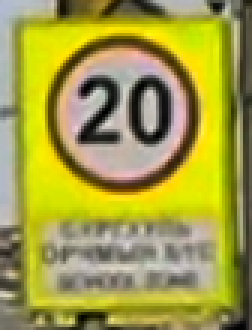
#> input picture templates/20-1.png, 84 x 110 px (shown 3 times larger)
$ python camera.py
#> lines starting #> are read from the running program, lines starting #| are printed output that depends on the picture
import cv2
import numpy as np
import os
import time
from PIL import Image, ImageDraw, ImageFont

VIDEO_PATH = "videos/garts1.MOV"
TEMPLATE_DIR = "templates"
FONT_PATH = "DejaVuSans.ttf"

SAVE_DIR = "detected_frames"

RATIO_THRESH = 0.68
MIN_MATCH_COUNT = 12
RANSAC_THRESH = 2.5
MIN_INLIER_RATIO = 0.40
MIN_INLIERS = 8

USE_TRACKER = True
TRACKER_TYPE = "CSRT"

REAL_SIGN_WIDTH_M = 0.60
FOCAL_LENGTH_PX = 620.0

SAVE_DETECTED_FRAMES = True
SAVE_EVERY_DETECTION = False
SHOW_MATCH_WINDOW = False

DISPLAY_MAX_W = 1280
DISPLAY_MAX_H = 720

NMS_IOU_THRESH = 0.35
MAX_TRACK_FAIL = 8
DETECT_EVERY_N_FRAMES = 15


os.makedirs(SAVE_DIR, exist_ok=True)

SIGN_CATEGORIES = {
    "50.png": "Хурдны хязгаарлалтын",
    "zogs.png": "Зогс",
    "garts.png": "Явган хүний гарц",
}


def get_sign_category(template_name):
    return SIGN_CATEGORIES.get(template_name, "Замын тэмдэг")


# [47 lines left out: function sign_color_valid, not called in this run]


def fit_to_screen(frame, max_w=1280, max_h=720):
    h, w = frame.shape[:2]
    scale = min(max_w / w, max_h / h)

    if scale < 1:
        new_w = int(w * scale)
        new_h = int(h * scale)
        frame = cv2.resize(frame, (new_w, new_h))
    return frame


# [24 lines left out: functions create_tracker, estimate_distance, not called in this run]


def load_mongolian_font(size=28):
    if not os.path.isfile(FONT_PATH):
        raise FileNotFoundError(f"Font file not found: {FONT_PATH}")
    return ImageFont.truetype(FONT_PATH, size)


# [85 lines left out: functions draw_text_pil, draw_top_center_alert, not called in this run]


def load_templates(template_dir):
#> called with template_dir = 'templates'
    if not os.path.isdir(template_dir):
        raise FileNotFoundError(f"Template folder not found: {template_dir}")

    sift = cv2.SIFT_create()
    templates = []

    allowed_ext = (".png", ".jpg", ".jpeg", ".bmp", ".webp")

    for fname in sorted(os.listdir(template_dir)):
        if not fname.lower().endswith(allowed_ext):
            continue

        path = os.path.join(template_dir, fname)
        img = cv2.imread(path)
#> img is the input picture: shape (110, 84, 3); mean B, G, R 69.7, 156.7, 162.3

        if img is None:
            print(f"[SKIP] read failed: {fname}")
            continue

        gray = cv2.cvtColor(img, cv2.COLOR_BGR2GRAY)
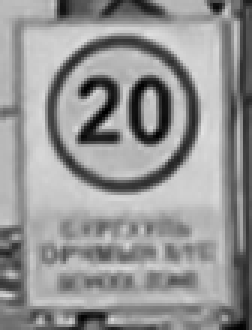
#> gray: shape (110, 84) (shown 3 times larger); min 0, max 226, mean 148.5
        kp, des = sift.detectAndCompute(gray, None)
#> kp = 140 keypoints; strongest (x, y, size): (28, 29, 3.2), (50, 32, 3.3), (50, 41, 3.3), (33, 32, 3.4)

        if des is None or kp is None or len(kp) < 2:
            print(f"[SKIP] feature хангалтгүй: {fname}")
            continue

        templates.append(
            {
                "name": fname,
                "path": path,
                "img": img,
                "gray": gray,
                "kp": kp,
                "des": des,
            }
        )

        print(f"[LOAD] {fname} | keypoints={len(kp)}")
#| [LOAD] 20-1.png | keypoints=140
#> pass 2 of the loop in load_templates, `for fname in sorted(os.listdir(template_dir)):`:
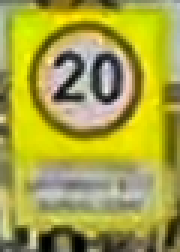
#> input picture templates/20-6.png, 60 x 84 px (shown 3 times larger)
#> in load_templates, img is the input picture: shape (84, 60, 3); mean B, G, R 67.5, 164.2, 167.6
#> in load_templates, `gray = cv2.cvtColor(img, cv2.COLOR_BGR2GRAY)`:
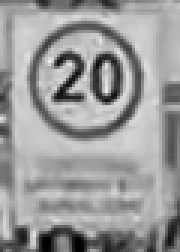
#> gray: shape (84, 60) (shown 3 times larger); min 1, max 238, mean 154.2
#> kp = 98 keypoints; strongest (x, y, size): (19, 20, 2.2), (35, 30, 2), (20, 32, 3.2), (35, 22, 1.9)
#| [LOAD] 20-6.png | keypoints=98
#> pass 3 of the loop in load_templates, `for fname in sorted(os.listdir(template_dir)):`:
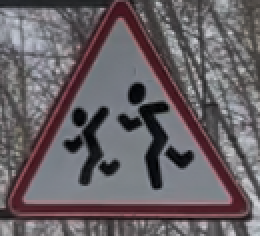
#> input picture templates/child1.png, 130 x 118 px (shown 2 times larger)
#> in load_templates, img is the input picture: shape (118, 130, 3); mean B, G, R 100.7, 96.4, 103.4
#> in load_templates, `gray = cv2.cvtColor(img, cv2.COLOR_BGR2GRAY)`:
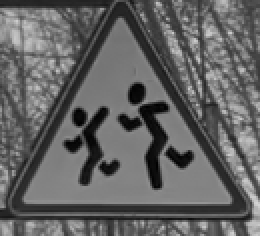
#> gray: shape (118, 130) (shown 2 times larger); min 0, max 212, mean 99
#> kp = 269 keypoints; strongest (x, y, size): (68, 46, 5.8), (91, 80, 5.7), (78, 91, 4.5), (102, 112, 2.8)
#| [LOAD] child1.png | keypoints=269
#> the loop made 4 passes; the first 3 are shown
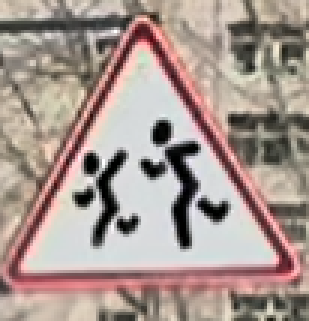
#> input picture templates/child3.png, 103 x 107 px, given in place of the camera (shown 3 times larger)
#> in main, frame is the input picture: shape (107, 103, 3); mean B, G, R 144.2, 151.2, 167.7

    if len(templates) == 0:
        raise RuntimeError(
            "Template folder дотор ашиглах боломжтой template олдсонгүй."
        )

    return sift, templates


def detect_with_one_template(frame, kp_f, des_f, template, matcher):
    kp_t = template["kp"]
    des_t = template["des"]
    template_gray = template["gray"]

    debug = {
        "template_name": template["name"],
        "kp_frame": 0 if kp_f is None else len(kp_f),
        "good_matches": 0,
        "inliers": 0,
        "inlier_ratio": 0.0,
        "match_vis": None,
    }

    if des_f is None or kp_f is None or len(kp_f) < 2:
        return None, debug

    matches = matcher.knnMatch(des_t, des_f, k=2)

    good_matches = []
    for pair in matches:
        if len(pair) == 2:
            m, n = pair
            if m.distance < RATIO_THRESH * n.distance:
                good_matches.append(m)

    debug["good_matches"] = len(good_matches)

    if len(good_matches) < MIN_MATCH_COUNT:
        return None, debug

    src_pts = np.float32([kp_t[m.queryIdx].pt for m in good_matches]).reshape(-1, 1, 2)
    dst_pts = np.float32([kp_f[m.trainIdx].pt for m in good_matches]).reshape(-1, 1, 2)

    H, mask = cv2.findHomography(src_pts, dst_pts, cv2.RANSAC, RANSAC_THRESH)

    if H is None or mask is None:
        return None, debug

    inliers = int(mask.sum())
    inlier_ratio = inliers / len(good_matches)

    debug["inliers"] = inliers
    debug["inlier_ratio"] = inlier_ratio

    if inlier_ratio < MIN_INLIER_RATIO:
        return None, debug

    h_t, w_t = template_gray.shape
    corners = np.float32([[0, 0], [w_t, 0], [w_t, h_t], [0, h_t]]).reshape(-1, 1, 2)

    projected = cv2.perspectiveTransform(corners, H)
    x, y, w, h = cv2.boundingRect(np.int32(projected))

    frame_h, frame_w = frame.shape[:2]

    if x < 0 or y < 0 or x + w > frame_w or y + h > frame_h:
        return None, debug

    if w < 30 or h < 30:
        return None, debug

    # Хэт том box нь ихэнхдээ ханын бичиг, шүүгээ, texture дээр буруу таарсан байдаг.
    if w > frame_w * 0.50 or h > frame_h * 0.55:
        return None, debug

    box_area = w * h
    frame_area = frame_w * frame_h
    if box_area > frame_area * 0.28:
        return None, debug

    aspect = w / max(h, 1)
    if aspect < 0.50 or aspect > 2.0:
        return None, debug

    if inliers < MIN_INLIERS:
        return None, debug

    if not sign_color_valid(frame, (x, y, w, h), template["name"]):
        return None, debug

    detection = {
        "bbox": (x, y, w, h),
        "polygon": np.int32(projected),
        "good_matches": len(good_matches),
        "inliers": inliers,
        "inlier_ratio": inlier_ratio,
        "template_name": template["name"],
        "score": len(good_matches) * inlier_ratio,
    }

    if SHOW_MATCH_WINDOW:
        debug["match_vis"] = cv2.drawMatches(
            cv2.cvtColor(template_gray, cv2.COLOR_GRAY2BGR),
            kp_t,
            frame,
            kp_f,
            good_matches,
            None,
            flags=cv2.DrawMatchesFlags_NOT_DRAW_SINGLE_POINTS,
        )

    return detection, debug


# [18 lines left out: function compute_iou, not called in this run]


def nms_detections(detections, iou_thresh=0.35):
    if not detections:
        return []

    detections = sorted(detections, key=lambda d: d["score"], reverse=True)
    kept = []

    for det in detections:
        keep = True
        for k in kept:
            if compute_iou(det["bbox"], k["bbox"]) > iou_thresh:
                keep = False
                break
        if keep:
            kept.append(det)

    return kept


def detect_sign_in_frame_multi(frame, sift, templates):
    gray = cv2.cvtColor(frame, cv2.COLOR_BGR2GRAY)
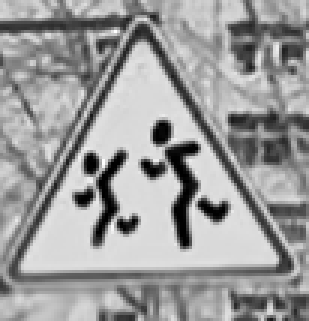
#> gray: shape (107, 103) (shown 3 times larger); min 0, max 255, mean 155.4
    kp_f, des_f = sift.detectAndCompute(gray, None)
#> kp_f = 282 keypoints; strongest (x, y, size): (54, 44, 4.5), (27, 66, 3.6), (30, 54, 3.5), (50, 56, 4)

    debug = {
        "kp_frame": 0 if kp_f is None else len(kp_f),
        "good_matches": 0,
        "inliers": 0,
        "inlier_ratio": 0.0,
        "template_name": "-",
        "match_vis": None,
    }

    if des_f is None or kp_f is None or len(kp_f) < 2:
        return [], debug

    index_params = dict(algorithm=1, trees=5)
    search_params = dict(checks=100)
    matcher = cv2.FlannBasedMatcher(index_params, search_params)

    all_detections = []
    best_debug = debug
#> best_debug = 6 items
    best_score = -1

    for template in templates:
        detection, d = detect_with_one_template(frame, kp_f, des_f, template, matcher)

        if detection is None:
            continue

        all_detections.append(detection)

        score = detection["score"]
        if score > best_score:
            best_score = score
            best_debug = d

    final_detections = nms_detections(all_detections, iou_thresh=NMS_IOU_THRESH)
    final_detections = [
        det
        for det in final_detections
        if valid_bbox(det["bbox"], frame.shape)
        and sign_color_valid(frame, det["bbox"], det["template_name"])
    ]

    if len(final_detections) > 0:
        return final_detections, best_debug

    return [], debug


# [24 lines left out: function draw_detection, not called in this run]


def bbox_to_polygon(bbox):
    x, y, w, h = bbox
    return np.array([[[x, y], [x + w, y], [x + w, y + h], [x, y + h]]], dtype=np.int32)


# [19 lines left out: function valid_bbox, not called in this run]


class MultiTrackerRuntime:
    def __init__(self, template_dir=TEMPLATE_DIR):
        self.sift, self.templates = load_templates(template_dir)
        self.trackers = []
        self.last_saved_frame_idx = -9999
        self.frame_idx = 0
        self.start_time = time.time()
        self.debug = None
        self.need_detection = True
        self.font_small = load_mongolian_font(28)

    # [74 lines left out: functions _reset_trackers_from_detections, _update_trackers, not called in this run]

    def process_frame(self, frame):
        display = frame.copy()
        detections = []

        # Tracker ajillaj baisan ch uye uye SIFT detection dahin hiine.
        # Ene ni shine temdeg garj irehed tanah, huuchin tracker drift hiihiig bagasgana.
        do_detection = (
            self.need_detection
            or len(self.trackers) == 0
            or self.frame_idx % DETECT_EVERY_N_FRAMES == 0
        )

        if do_detection:
            found_detections, self.debug = detect_sign_in_frame_multi(
                frame, self.sift, self.templates
            )

            if len(found_detections) > 0:
                detections = [
                    det
                    for det in found_detections
                    if valid_bbox(det["bbox"], frame.shape)
                    and sign_color_valid(frame, det["bbox"], det["template_name"])
                ]
                self._reset_trackers_from_detections(frame, detections)
                self.need_detection = len(self.trackers) == 0

                if len(detections) == 0 and len(self.trackers) > 0:
                    detections = self._update_trackers(frame)
            else:
                # Detection oldohgui ued tracker baival tuugeer tur urgeljluulne.
                detections = (
                    self._update_trackers(frame) if len(self.trackers) > 0 else []
                )
                self.need_detection = len(self.trackers) == 0
        else:
            detections = self._update_trackers(frame)
        if len(detections) > 0:
            for det in detections:
                display = draw_detection(display, det, self.font_small)

            display = draw_top_center_alert(display, detections)

            if SAVE_DETECTED_FRAMES:
                should_save = False

                if SAVE_EVERY_DETECTION:
                    should_save = True
                else:
                    if self.frame_idx - self.last_saved_frame_idx > 20:
                        should_save = True

                if should_save:
                    save_path = os.path.join(
                        SAVE_DIR, f"detected_{self.frame_idx:05d}.jpg"
                    )
                    cv2.imwrite(save_path, display)
                    self.last_saved_frame_idx = self.frame_idx

        elapsed = time.time() - self.start_time
        fps = (self.frame_idx + 1) / elapsed if elapsed > 0 else 0.0

        cv2.putText(
            display,
            f"Frame: {self.frame_idx}",
            (10, display.shape[0] - 40),
            cv2.FONT_HERSHEY_SIMPLEX,
            0.7,
            (255, 255, 255),
            2,
        )

        cv2.putText(
            display,
            f"FPS: {fps:.1f}",
            (10, display.shape[0] - 10),
            cv2.FONT_HERSHEY_SIMPLEX,
            0.7,
            (255, 255, 255),
            2,
        )
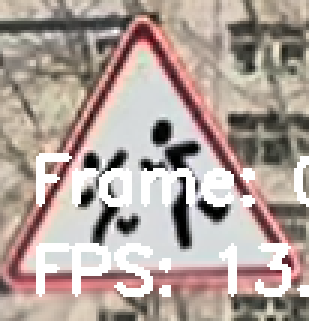
#> display: shape (107, 103, 3) (shown 3 times larger); mean B, G, R 154.5, 161.3, 176

#        cv2.putText(
#            display,
#            f"Trackers: {len(self.trackers)}",
#            (10, 30),
#            cv2.FONT_HERSHEY_SIMPLEX,
#            0.8,
#            (0, 255, 255),
#            2,
#        )

 #       if self.debug is not None:
 #           cv2.putText(
 #               display,
 #               f"Best template: {self.debug['template_name']}",
 #               (10, 60),
 #               cv2.FONT_HERSHEY_SIMPLEX,
 #               0.7,
 #               (0, 255, 255),
 #               2,
 #           )

        result = {
            "frame": display,
            "detections": detections,
            "debug": self.debug,
            "fps": fps,
            "trackers": len(self.trackers),
            "frame_idx": self.frame_idx,
        }

        self.frame_idx += 1
        return result


def create_runtime(template_dir=TEMPLATE_DIR):
    return MultiTrackerRuntime(template_dir=template_dir)


def process_frame_with_runtime(runtime, frame):
    return runtime.process_frame(frame)


def main():
    runtime = create_runtime(TEMPLATE_DIR)
    print(f"Loaded templates: {len(runtime.templates)}")


    # IRIUN
    CAMERA_INDEX = 0  # Эхлээд 0, дараа нь 1, 2, 3 гэж солиод турш

    cap = cv2.VideoCapture(CAMERA_INDEX)

    if not cap.isOpened():
        print("Камер нээгдсэнгүй.")
        print("1. Iriun Webcam PC дээр нээлттэй эсэхийг шалга.")
        print("2. iPhone дээр Iriun app нээлттэй эсэхийг шалга.")
        print("3. CAMERA_INDEX утгыг 0, 1, 2, 3 гэж солиод үз.")
        raise SystemExit

    cap.set(cv2.CAP_PROP_FRAME_WIDTH, 1280)
    cap.set(cv2.CAP_PROP_FRAME_HEIGHT, 720)
    cap.set(cv2.CAP_PROP_FPS, 30)

    cv2.namedWindow("Traffic Sign Detection", cv2.WINDOW_NORMAL)
    cv2.resizeWindow("Traffic Sign Detection", DISPLAY_MAX_W, DISPLAY_MAX_H)

    if SHOW_MATCH_WINDOW:
        cv2.namedWindow("Matches", cv2.WINDOW_NORMAL)
        cv2.resizeWindow("Matches", 1200, 700)

    print("Камер ажиллаж байна.")
   # print("ESC дарвал гарна.")
   # print("R дарвал detection reset хийнэ.")

    while True:
        ret, frame = cap.read()

        if not ret or frame is None:
            print("Камераас frame уншиж чадсангүй.")
            break

        result = runtime.process_frame(frame)
        display = result["frame"]
        debug = result["debug"]

        display_show = fit_to_screen(display, DISPLAY_MAX_W, DISPLAY_MAX_H)
        cv2.imshow("Traffic Sign Detection", display_show)

        if SHOW_MATCH_WINDOW and debug is not None and debug["match_vis"] is not None:
            match_show = fit_to_screen(debug["match_vis"], 1200, 700)
            cv2.imshow("Matches", match_show)

        key = cv2.waitKey(1) & 0xFF
#> (key Esc is pressed here)

        if key == 27:  # ESC
            break

        if key == ord("r"):
            runtime.need_detection = True
            runtime.trackers = []
            print("Detection reset хийлээ.")

    cap.release()
    cv2.destroyAllWindows()


if __name__ == "__main__":
    main()
